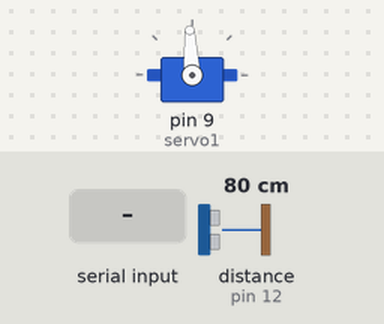
A sketch run on a simulated Arduino Uno, built with avr-gcc and run on an emulated ATmega328P. On the bench: servo. Wiring (inferred from the names in the program): ultrasonic range finder: trigger pin 11; echo pin 12. The test bench sets the inputs (shaded band); at power-on: distance to the obstacle (sensor on pin 12) 80 cm. The echo pulse lasts 58.3 µs per cm.

Above: at 4.2 s.
4.3 s: "1" received over the second serial link
At 5.01 s:
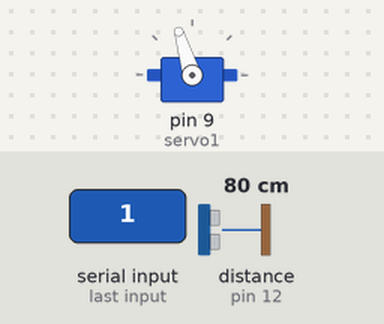
At 5.78 s:
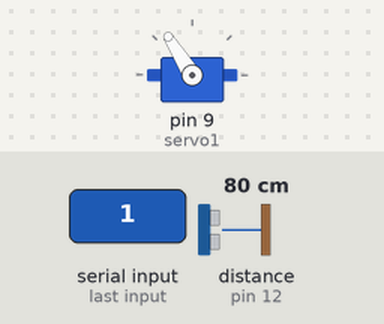
7.3 s: "0" received over the second serial link
At 7.31 s:
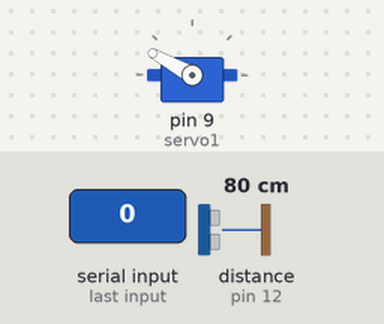
Timing chart, 0 to 10.3 s (numbered marks = the images above; inputs shaded):
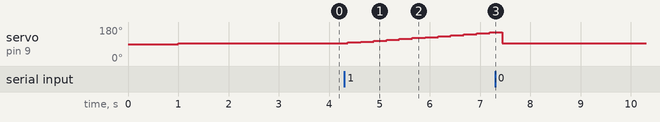

The sketch:

final.ino
```cpp
#include <SoftwareSerial.h>
#include <ServoTimer2.h>

ServoTimer2 servo1;

//6 derece = 50
int TS = 100; // ms - sampling period
const int QUANT = 512; // quantization level
const int ENCOD = 9; // encoding bit number
const int QUANT2 = 32;
const int ENCOD2 = 5;
unsigned int r_rep = 4000; // compared value (desired sampling period / 16us)

#define tx 2
#define rx 3
#define triggerPin 11
#define echoPin 12

int servopos = 750;
int goBack = 1;
int data2;

long duration, distance_cm;
int data;
char datastring[256];
char seq[ENCOD + ENCOD2 + 1];
SoftwareSerial bt(tx, rx);

void setup() {
  servo1.attach(9);

  cli(); //stop interrupts
  TCCR1A = 0; //reset control registers
  TCCR1B = 0;
  TCNT1  = 0;//initialize counter value to 0
  TCCR1B |= (1 << WGM12); // turn on CTC mode
  TCCR1B |= (1 << CS02) | (1 << CS00); // set prescalar to 256
  TIMSK1 |= (1 << OCIE1A); // enable compare match mode
  OCR1A = r_rep;
  sei(); // enable interrupts

  pinMode(triggerPin, OUTPUT);
  pinMode(echoPin, INPUT);

  bt.begin(9600);

  seq[ENCOD+ENCOD2] = '\0';
}
int button = '0';

void loop() {
}

ISR(TIMER1_COMPA_vect) {       // this part does sampling
  if(bt.available() > 0){
    button = bt.read();
  }
  if(button == '1'){
    if (servopos >= 2250) goBack = 0;
    else if (servopos <= 750) goBack = 1;

    if(goBack) servopos += 1500/30;
    else servopos -= 1500/30;
  }
  else{
    servopos = 2250-750;
  }


  data2 = (servopos-750)/50;

  // sampling - how much period we will use - Ts value determines it
  digitalWrite(triggerPin, LOW);
  delayMicroseconds(5);
  digitalWrite(triggerPin, HIGH);
  delayMicroseconds(10);
  digitalWrite(triggerPin, LOW);

  pinMode(echoPin, INPUT);
  duration = pulseIn(echoPin, HIGH);

  distance_cm = (duration / 2) / 29.1; //29.1 i değiştirebilirsin

  if (distance_cm >= 512) distance_cm = 511;

  // quantization - which level approximation we will use
  // actually the data is quantized for L = 1024 but we can change it
  data = (distance_cm * QUANT) / 512;  // quantization

  // encoding - which data form we send the signal
  for (int i = 0; i < ENCOD; i++) { //  encoding
    seq[ENCOD - 1 - i] = data % 2 + 48;
    data = data / 2;
  }

  for (int i = 0; i < ENCOD2; i++) { //  encoding
    seq[ENCOD2 + ENCOD - 1 - i] = data2 % 2 + 48;
    data2 = data2 / 2;
  }

  bt.write(seq);

  servo1.write(servopos);
}
```

Measured:
- after the input at 4.3 s, servo on pin 9 (servo1): moves from 93° to 151° over 2.8 s, starting after 0.07 s
